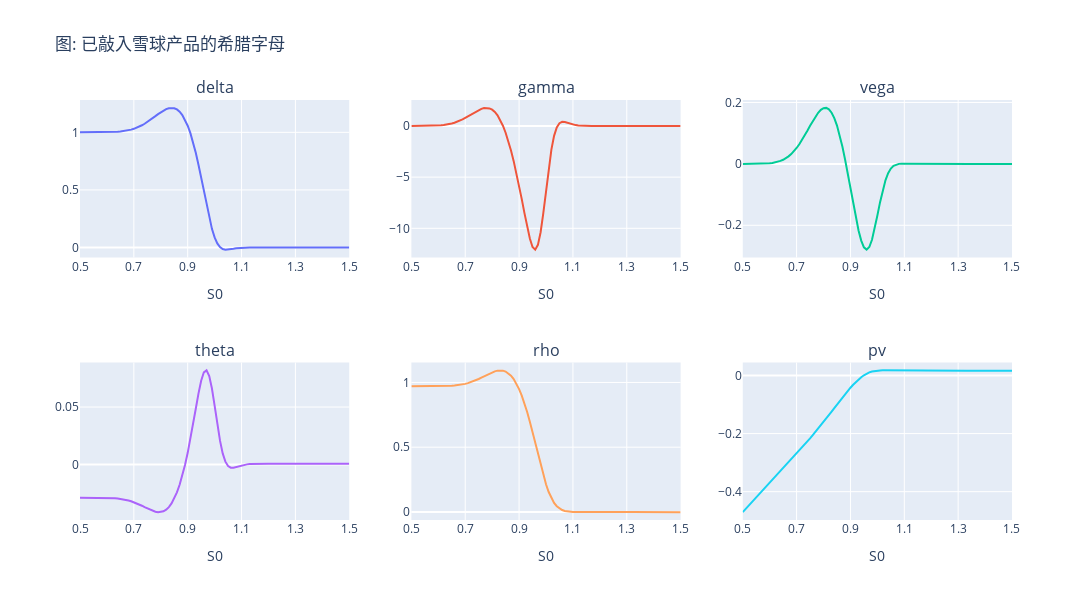

The notebook cell saved with this chart:
### Markdown cell above
### Script 10. 已敲入雪球的希腊字母

### Code cell
import deriv_func as defu
import numpy as np
import pandas as pd
from tqdm import tqdm
import plotly as py
import plotly.graph_objects as go
from plotly.subplots import make_subplots

X0=7272.75
S0,K,KI,KO,T,coupon,r,sigma,q0=1.0,1.0,0.75,1.0,1,0.2,0.03,0.13,0.0
greeks_mat=[]
for S0 in tqdm(np.linspace(0.5,1.5,101)):
  delta, gamma, vega, theta, rho, pv= defu.df_snowball_option_knockedin_greeks(S0,K,KI,KO,T,coupon,r,sigma,q=q0)
  greeks_mat.append([delta,gamma,vega,theta,rho,pv])
greeks_DF=pd.DataFrame(greeks_mat,columns=['delta','gamma','vega','theta','rho','pv'],index=np.linspace(0.5,1.5,101))


fig = make_subplots(rows=2, cols=3, subplot_titles=['delta','gamma','vega','theta','rho','pv'])
fig.add_trace(
    go.Scatter(
        x=np.linspace(0.5,1.5,101),  
        y=greeks_DF['delta'], 
        mode='lines',
        name='delta'),
        row=1,
        col=1
)
fig.add_trace(
    go.Scatter(
        x=np.linspace(0.5,1.5,101),  
        y=greeks_DF['gamma'], 
        mode='lines',
        name='gamma'),
        row=1,
        col=2
)
fig.add_trace(
    go.Scatter(
        x=np.linspace(0.5,1.5,101),  
        y=greeks_DF['vega'], 
        mode='lines',
        name='vega'),
        row=1,
        col=3
)
fig.add_trace(
    go.Scatter(
        x=np.linspace(0.5,1.5,101),  
        y=greeks_DF['theta'], 
        mode='lines',
        name='theta'),
        row=2,
        col=1
)
fig.add_trace(
    go.Scatter(
        x=np.linspace(0.5,1.5,101),  
        y=greeks_DF['rho'], 
        mode='lines',
        name='rho'),
        row=2,
        col=2
)
fig.add_trace(
    go.Scatter(
        x=np.linspace(0.5,1.5,101),  
        y=greeks_DF['pv'], 
        mode='lines',
        name='pv'),
        row=2,
        col=3
)
fig.update_xaxes(title_text="S0", row=1, col=1)
fig.update_xaxes(title_text="S0", row=1, col=2)
fig.update_xaxes(title_text="S0", row=1, col=3)
fig.update_xaxes(title_text="S0", row=2, col=1)
fig.update_xaxes(title_text="S0", row=2, col=2)
fig.update_xaxes(title_text="S0", row=2, col=3)
ax_x_tickvals=[0.5,0.7,0.9,1.1,1.3,1.5]
for ax in fig['layout']:
    if ax[:5]=='xaxis':
        fig['layout'][ax]['tickvals']=ax_x_tickvals
fig.update_layout(
    height=600,
    width=1200,
    title_text='图: 已敲入雪球产品的希腊字母',
    showlegend=False
)
fig.show()
